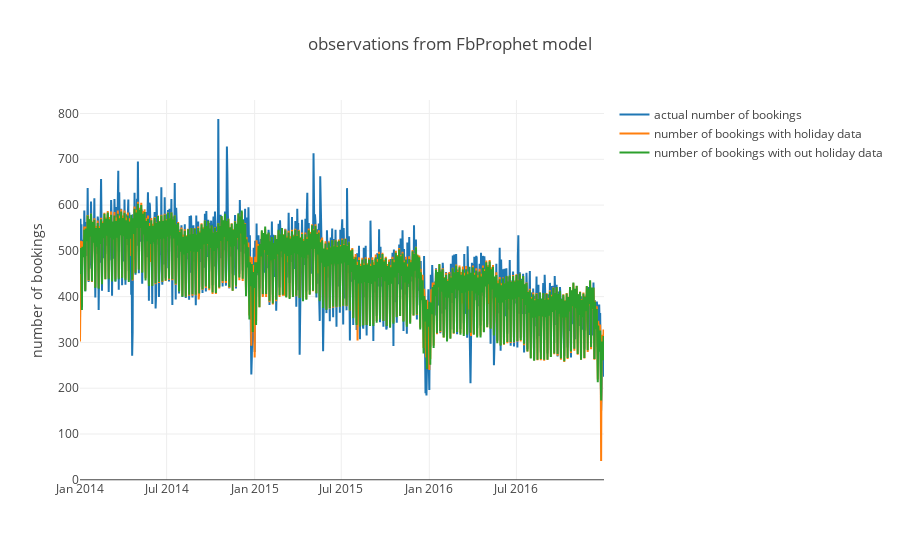

Source (notebook cell):
### Code cell
trace0 = go.Scatter(
    x = result_df.BOOKING_DATE,
    y = result_df.BOOKING_HAL_ID,
    mode = 'lines',
    name = 'actual number of bookings'
)
trace1 = go.Scatter(
    x = result_df.BOOKING_DATE,
    y = result_df.yhat,
    mode = 'lines',
    name = 'number of bookings with holiday data'
)
trace2 = go.Scatter(
    x = result_df.BOOKING_DATE,
    y = result_df.yhat_no_holiday,
    mode = 'lines',
    name = 'number of bookings with out holiday data'
)
layout = go.Layout(title="observations from FbProphet model",
                yaxis=dict(title='number of bookings')
                )
fig = go.Figure(data=[trace0, trace1, trace2], layout=layout)
py.iplot(fig, filename="Observations from FbProphet")

### Figure 1 — Plotly figure (JSON) as saved in the notebook; plotly's stock layout.template omitted (floating-point values rounded to 4 significant figures; data arrays with more than 128 entries replaced by an {"elided": "..."} marker saying what was removed)
{"data": [{"mode": "lines", "name": "actual number of bookings", "type": "scatter", "x": {"elided": "1096 str values"}, "y": {"elided": "1096 int values"}}, {"mode": "lines", "name": "number of bookings with holiday data", "type": "scatter", "x": {"elided": "1096 str values"}, "y": {"elided": "1096 int values"}}, {"mode": "lines", "name": "number of bookings with out holiday data", "type": "scatter", "x": {"elided": "1096 str values"}, "y": {"elided": "1096 int values"}}], "layout": {"title": "observations from FbProphet model", "yaxis": {"title": "number of bookings"}}}
